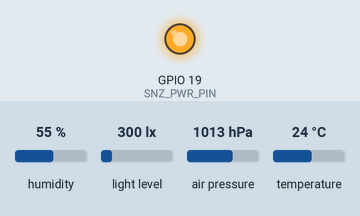
This program was run on a simulated ESP32. Parts: output pins drawn as LEDs (lit = HIGH). The test bench sets the inputs (shaded band); at power-on: humidity 55 %, light level 300 lx, air pressure 1013 hPa, temperature 24 °C. WiFi joins after 1.5 s; servers stay silent unless stated; uploads are accepted with an empty reply; not simulated (calls return 0 or success): Credentials.h; what the program prints to the serial monitor is not drawn. At 2.0 s the program puts the board to deep sleep or switches it off; the recording ends there.

Above: at 0.1 s.
Timing chart, 0 to 2.0 s (numbered marks = the images above):
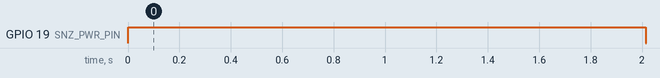

Measured:
- by itself, GPIO 19 (SNZ_PWR_PIN): LOW → HIGH at 0.00 s, → LOW 2.0 s later

The program:

main.cpp
```cpp
#include <Arduino.h>
#include <SPI.h>
#include <Wire.h>
#include <BH1750.h>
#include <BME280I2C.h>
#include <WiFi.h>
#include <HTTPClient.h>
#include <Debug.h>
#include <Credentials.h>

#define SNZ_PWR_PIN 19
#define BATT_LVL_PIN 33
#define uS_TO_S_FACTOR 1000000ULL
#define TIME_TO_SLEEP 10
#define DATA_DIFF_TO_SEND 0.5
// RTC_DATA_ATTR int bootCount = 0;
const int PORT = 8080;
const int IDX_tb = 2;
const int IDX_lux = 3;
// int batteryLevel = 50;
// int rssiLevel = 0;
unsigned long previousMillis = millis();
unsigned long startMillis = 0;
float temp, hum, bar, lux;
int battLevel, rssiLevel;
BH1750 lightMeter;
BME280I2C bme;
HTTPClient http;

// RTC_DATA_ATTR int bootCount;
RTC_DATA_ATTR float tempOld;
RTC_DATA_ATTR float barOld;
RTC_DATA_ATTR float luxOld;

void goToSleep()
{
    digitalWrite(SNZ_PWR_PIN, LOW);
    //client.disconnect();
    //------->yield();
    WiFi.disconnect();
    WiFi.mode(WIFI_OFF);
    //esp_wifi_stop();
    //ESP.deepSleep(deep_sleep, WAKE_RF_DEFAULT);
    esp_sleep_enable_timer_wakeup(TIME_TO_SLEEP * uS_TO_S_FACTOR);
    // esp_sleep_pd_config(ESP_PD_DOMAIN_RTC_PERIPH, ESP_PD_OPTION_ON);
    // esp_sleep_pd_config(ESP_PD_DOMAIN_RTC_PERIPH, ESP_PD_OPTION_OFF);

    // DEBUG_PRINTLN("Setup ESP32 to sleep for every " + String(TIME_TO_SLEEP) + " Seconds");
    // Serial.flush();
    DEBUG_PRINTLN("About to go to sleep, time taken to complete cycle: " + String(millis() - startMillis));
    Serial.flush();
    esp_deep_sleep_start();
    // delay(250);
}

void setupWifi()
{
    DEBUG_PRINTLN("Connecting to " + String(WIFI_SSID));
    WiFi.begin(WIFI_SSID, WIFI_PASSWORD);
    while (WiFi.status() != WL_CONNECTED)
    {
        // delay(250);
        // Serial.print(".");
        if (millis() - startMillis > 10000)
        {
            DEBUG_PRINTLN("Taken too long to connect to WiFi. Going to sleep");
            goToSleep();
        }
    }

    rssiLevel = map(WiFi.RSSI(), -98, -50, 0, 10);
    // DEBUG_PRINTLN("RSSI: " + String(rssiLevel));
    DEBUG_PRINTLN("WiFi connected, RSSI: " + String(rssiLevel));
}

void sendToServer(String url)
{
    // Serial.print("connecting to ");
    // DEBUG_PRINTLN(HOST);
    // Serial.print("Requesting URL: ");
    // DEBUG_PRINTLN(url);
    http.begin(HOST, PORT, url);
    int httpCode = http.GET();
    if (httpCode)
    {
        if (httpCode == 200)
        {
            String payload = http.getString();
            // DEBUG_PRINTLN("Domoticz response ");
            DEBUG_PRINTLN(payload);
        }
    }
    // DEBUG_PRINTLN("closing connection");
    http.end();
}

void getMeasurements()
{
    bme.read(bar, temp, hum);
    lux = lightMeter.readLightLevel();
    battLevel = map(analogRead(BATT_LVL_PIN), 2730, 3475, 0, 100);
    DEBUG_PRINTLN("Temp: " + String(temp) + " °C, Pressure: " + String(bar) + " hPa, Light: " + String(lux) + " lx, Batt: " + String(battLevel) + " %");
}

bool hasDataChanged()
{
    DEBUG_PRINTLN("Temp: " + String(tempOld));
    DEBUG_PRINTLN("Bar: " + String(barOld));
    DEBUG_PRINTLN("Lux: " + String(luxOld));
    if ((abs(temp - tempOld) > DATA_DIFF_TO_SEND) || (abs(bar - barOld) > DATA_DIFF_TO_SEND) || (abs(lux - luxOld) > DATA_DIFF_TO_SEND))
    {
        tempOld = temp;
        barOld = bar;
        luxOld = lux;
        DEBUG_PRINTLN("Temp new: " + String(tempOld));
        DEBUG_PRINTLN("Bar new: " + String(barOld));
        DEBUG_PRINTLN("Lux new: " + String(luxOld));
        return true;
    }
    else return false;
}

void transmitData()
{
    if (hasDataChanged())
    {
        setupWifi();
        //json.htm?type=command&param=udevice&idx=IDX&nvalue=0&svalue=TEMP;BAR;BAR_FOR;ALTITUDE
        String url = "/json.htm?type=command&param=udevice&rssi=" + String(constrain(rssiLevel, 0, 12)) + "&battery=" + String(constrain(battLevel, 0, 100)) + "&idx=" + String(IDX_tb) + "&nvalue=0&svalue=" + String(constrain(temp, 0, 100)) + ";" + String(constrain(bar, 0, 2000)) + ";0;0";
        sendToServer(url);
        //json.htm?type=command&param=udevice&idx=IDX&svalue=VALUE
        url = "/json.htm?type=command&param=udevice&rssi=" + String(constrain(rssiLevel, 0, 12)) + "&battery=" + String(constrain(battLevel, 0, 100)) + "&idx=" + String(IDX_lux) + "&nvalue=0&svalue=" + String(constrain(lux, 0, 10000));
        sendToServer(url);
    }
}

void init()
{
    startMillis = millis();
    pinMode(SNZ_PWR_PIN, OUTPUT);
    digitalWrite(SNZ_PWR_PIN, HIGH);
    Serial.begin(9600);
    Wire.begin();
    bme.begin();
    lightMeter.begin();
}

void setup()
{

    // while(1)
    // {
    //     DEBUG_PRINTLN(analogRead(BATT_LVL_PIN));
    // }
    init();
    getMeasurements();
    transmitData();

    // while (!Serial)
    // bootCount++;
    // DEBUG_PRINTLN("Boot number: " + String(bootCount));
    // delay(10);

    // delay(100);

    // lightMeter.setMTreg(32);
    // lightMeter.begin();
    // BME280::TempUnit tempUnit(BME280::TempUnit_Celsius);
    // BME280::PresUnit presUnit(BME280::PresUnit_Pa);
    // DEBUG_PRINTLN("Setup successful");

    goToSleep();
}

void loop()
{
}
```

Debug.h
```cpp
#pragma once
#define DEBUG
#ifdef DEBUG
#define DEBUG_PRINT(...) Serial.print(__VA_ARGS__)
#define DEBUG_PRINTLN(...) Serial.println(__VA_ARGS__)
#else
#define DEBUG_PRINT(...)
#define DEBUG_PRINTLN(...)
#endif
```
